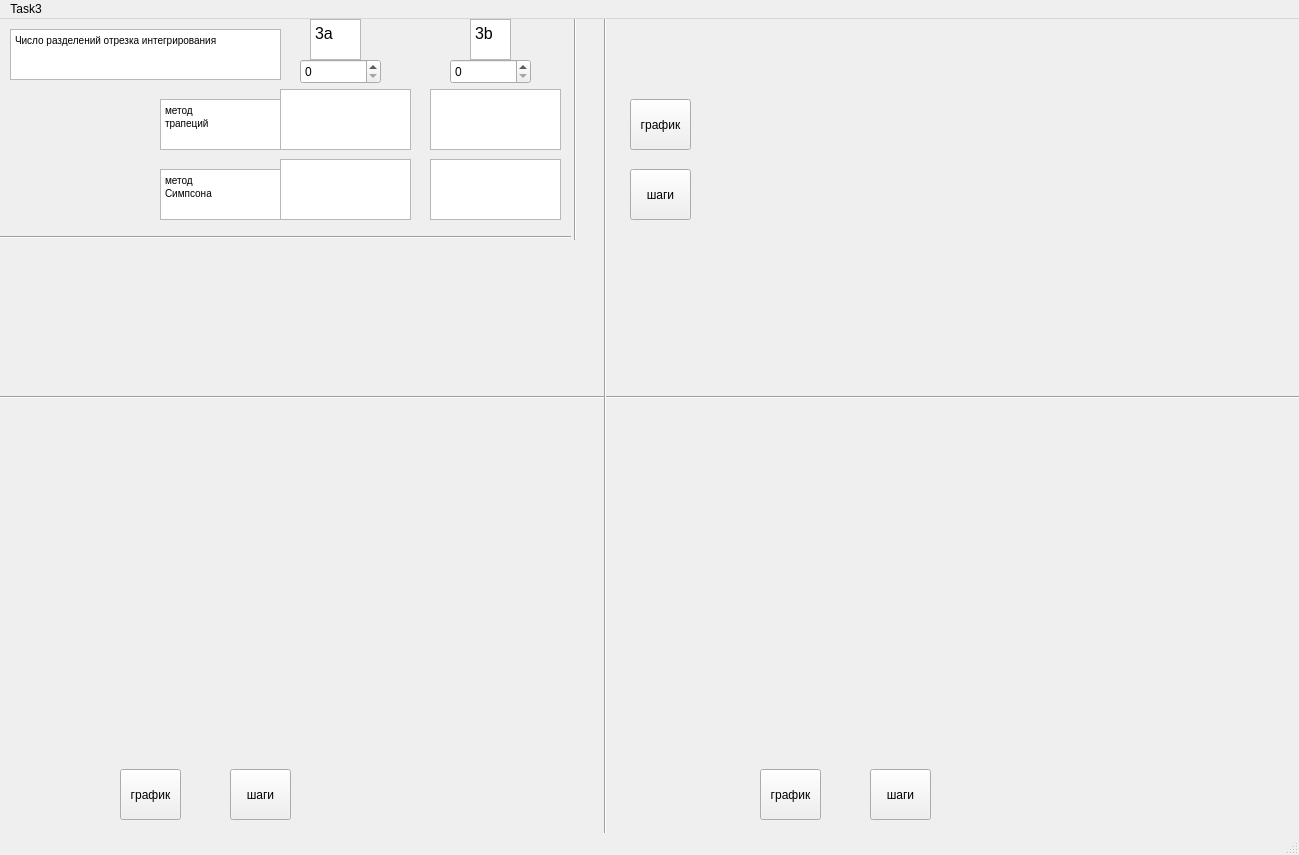
<?xml version="1.0" encoding="UTF-8"?>
<ui version="4.0">
 <class>Task3</class>
 <widget class="QMainWindow" name="Task3">
  <property name="geometry">
   <rect>
    <x>0</x>
    <y>0</y>
    <width>1299</width>
    <height>855</height>
   </rect>
  </property>
  <property name="windowTitle">
   <string>Task2</string>
  </property>
  <widget class="QWidget" name="centralwidget">
   <widget class="QTextEdit" name="textEdit_3">
    <property name="geometry">
     <rect>
      <x>10</x>
      <y>10</y>
      <width>271</width>
      <height>51</height>
     </rect>
    </property>
    <property name="html">
     <string>&lt;!DOCTYPE HTML PUBLIC &quot;-//W3C//DTD HTML 4.0//EN&quot; &quot;http://www.w3.org/TR/REC-html40/strict.dtd&quot;&gt;
&lt;html&gt;&lt;head&gt;&lt;meta name=&quot;qrichtext&quot; content=&quot;1&quot; /&gt;&lt;style type=&quot;text/css&quot;&gt;
p, li { white-space: pre-wrap; }
&lt;/style&gt;&lt;/head&gt;&lt;body style=&quot; font-family:'MS Shell Dlg 2'; font-size:7.8pt; font-weight:400; font-style:normal;&quot;&gt;
&lt;p style=&quot; margin-top:0px; margin-bottom:0px; margin-left:0px; margin-right:0px; -qt-block-indent:0; text-indent:0px;&quot;&gt;Число разделений отрезка интегрирования&lt;/p&gt;&lt;/body&gt;&lt;/html&gt;</string>
    </property>
   </widget>
   <widget class="QSpinBox" name="spinBox">
    <property name="geometry">
     <rect>
      <x>300</x>
      <y>40</y>
      <width>81</width>
      <height>25</height>
     </rect>
    </property>
   </widget>
   <widget class="QSpinBox" name="spinBox_2">
    <property name="geometry">
     <rect>
      <x>450</x>
      <y>40</y>
      <width>81</width>
      <height>25</height>
     </rect>
    </property>
   </widget>
   <widget class="QTextEdit" name="textEdit_4">
    <property name="geometry">
     <rect>
      <x>310</x>
      <y>0</y>
      <width>51</width>
      <height>41</height>
     </rect>
    </property>
    <property name="html">
     <string>&lt;!DOCTYPE HTML PUBLIC &quot;-//W3C//DTD HTML 4.0//EN&quot; &quot;http://www.w3.org/TR/REC-html40/strict.dtd&quot;&gt;
&lt;html&gt;&lt;head&gt;&lt;meta name=&quot;qrichtext&quot; content=&quot;1&quot; /&gt;&lt;style type=&quot;text/css&quot;&gt;
p, li { white-space: pre-wrap; }
&lt;/style&gt;&lt;/head&gt;&lt;body style=&quot; font-family:'MS Shell Dlg 2'; font-size:7.8pt; font-weight:400; font-style:normal;&quot;&gt;
&lt;p style=&quot; margin-top:0px; margin-bottom:0px; margin-left:0px; margin-right:0px; -qt-block-indent:0; text-indent:0px;&quot;&gt;&lt;span style=&quot; font-size:12pt;&quot;&gt;3a&lt;/span&gt;&lt;/p&gt;&lt;/body&gt;&lt;/html&gt;</string>
    </property>
   </widget>
   <widget class="QTextEdit" name="textEdit_5">
    <property name="geometry">
     <rect>
      <x>470</x>
      <y>0</y>
      <width>41</width>
      <height>41</height>
     </rect>
    </property>
    <property name="html">
     <string>&lt;!DOCTYPE HTML PUBLIC &quot;-//W3C//DTD HTML 4.0//EN&quot; &quot;http://www.w3.org/TR/REC-html40/strict.dtd&quot;&gt;
&lt;html&gt;&lt;head&gt;&lt;meta name=&quot;qrichtext&quot; content=&quot;1&quot; /&gt;&lt;style type=&quot;text/css&quot;&gt;
p, li { white-space: pre-wrap; }
&lt;/style&gt;&lt;/head&gt;&lt;body style=&quot; font-family:'MS Shell Dlg 2'; font-size:7.8pt; font-weight:400; font-style:normal;&quot;&gt;
&lt;p style=&quot; margin-top:0px; margin-bottom:0px; margin-left:0px; margin-right:0px; -qt-block-indent:0; text-indent:0px;&quot;&gt;&lt;span style=&quot; font-size:12pt;&quot;&gt;3b&lt;/span&gt;&lt;/p&gt;&lt;/body&gt;&lt;/html&gt;</string>
    </property>
   </widget>
   <widget class="QTextEdit" name="textEdit_6">
    <property name="geometry">
     <rect>
      <x>160</x>
      <y>80</y>
      <width>121</width>
      <height>51</height>
     </rect>
    </property>
    <property name="html">
     <string>&lt;!DOCTYPE HTML PUBLIC &quot;-//W3C//DTD HTML 4.0//EN&quot; &quot;http://www.w3.org/TR/REC-html40/strict.dtd&quot;&gt;
&lt;html&gt;&lt;head&gt;&lt;meta name=&quot;qrichtext&quot; content=&quot;1&quot; /&gt;&lt;style type=&quot;text/css&quot;&gt;
p, li { white-space: pre-wrap; }
&lt;/style&gt;&lt;/head&gt;&lt;body style=&quot; font-family:'MS Shell Dlg 2'; font-size:7.8pt; font-weight:400; font-style:normal;&quot;&gt;
&lt;p style=&quot; margin-top:0px; margin-bottom:0px; margin-left:0px; margin-right:0px; -qt-block-indent:0; text-indent:0px;&quot;&gt;метод &lt;/p&gt;
&lt;p style=&quot; margin-top:0px; margin-bottom:0px; margin-left:0px; margin-right:0px; -qt-block-indent:0; text-indent:0px;&quot;&gt;трапеций&lt;/p&gt;&lt;/body&gt;&lt;/html&gt;</string>
    </property>
   </widget>
   <widget class="QTextEdit" name="textEdit_7">
    <property name="geometry">
     <rect>
      <x>160</x>
      <y>150</y>
      <width>121</width>
      <height>51</height>
     </rect>
    </property>
    <property name="html">
     <string>&lt;!DOCTYPE HTML PUBLIC &quot;-//W3C//DTD HTML 4.0//EN&quot; &quot;http://www.w3.org/TR/REC-html40/strict.dtd&quot;&gt;
&lt;html&gt;&lt;head&gt;&lt;meta name=&quot;qrichtext&quot; content=&quot;1&quot; /&gt;&lt;style type=&quot;text/css&quot;&gt;
p, li { white-space: pre-wrap; }
&lt;/style&gt;&lt;/head&gt;&lt;body style=&quot; font-family:'MS Shell Dlg 2'; font-size:7.8pt; font-weight:400; font-style:normal;&quot;&gt;
&lt;p style=&quot; margin-top:0px; margin-bottom:0px; margin-left:0px; margin-right:0px; -qt-block-indent:0; text-indent:0px;&quot;&gt;метод &lt;/p&gt;
&lt;p style=&quot; margin-top:0px; margin-bottom:0px; margin-left:0px; margin-right:0px; -qt-block-indent:0; text-indent:0px;&quot;&gt;Симпсона&lt;/p&gt;&lt;/body&gt;&lt;/html&gt;</string>
    </property>
   </widget>
   <widget class="QPlainTextEdit" name="return_3aT">
    <property name="geometry">
     <rect>
      <x>280</x>
      <y>70</y>
      <width>131</width>
      <height>61</height>
     </rect>
    </property>
   </widget>
   <widget class="QPlainTextEdit" name="return_3aS">
    <property name="geometry">
     <rect>
      <x>280</x>
      <y>140</y>
      <width>131</width>
      <height>61</height>
     </rect>
    </property>
   </widget>
   <widget class="QPlainTextEdit" name="return_3bT">
    <property name="geometry">
     <rect>
      <x>430</x>
      <y>70</y>
      <width>131</width>
      <height>61</height>
     </rect>
    </property>
   </widget>
   <widget class="QPlainTextEdit" name="return_3bS">
    <property name="geometry">
     <rect>
      <x>430</x>
      <y>140</y>
      <width>131</width>
      <height>61</height>
     </rect>
    </property>
   </widget>
   <widget class="Line" name="line">
    <property name="geometry">
     <rect>
      <x>0</x>
      <y>210</y>
      <width>571</width>
      <height>16</height>
     </rect>
    </property>
    <property name="orientation">
     <enum>Qt::Horizontal</enum>
    </property>
   </widget>
   <widget class="Line" name="line_2">
    <property name="geometry">
     <rect>
      <x>560</x>
      <y>-10</y>
      <width>31</width>
      <height>231</height>
     </rect>
    </property>
    <property name="orientation">
     <enum>Qt::Vertical</enum>
    </property>
   </widget>
   <widget class="QCustomPlot" name="widget1" native="true">
    <property name="geometry">
     <rect>
      <x>10</x>
      <y>390</y>
      <width>571</width>
      <height>361</height>
     </rect>
    </property>
   </widget>
   <widget class="QCustomPlot" name="widget2" native="true">
    <property name="geometry">
     <rect>
      <x>710</x>
      <y>10</y>
      <width>571</width>
      <height>361</height>
     </rect>
    </property>
   </widget>
   <widget class="QCustomPlot" name="widget3" native="true">
    <property name="geometry">
     <rect>
      <x>710</x>
      <y>390</y>
      <width>571</width>
      <height>361</height>
     </rect>
    </property>
   </widget>
   <widget class="Line" name="line_3">
    <property name="geometry">
     <rect>
      <x>0</x>
      <y>370</y>
      <width>1311</width>
      <height>16</height>
     </rect>
    </property>
    <property name="orientation">
     <enum>Qt::Horizontal</enum>
    </property>
   </widget>
   <widget class="Line" name="line_4">
    <property name="geometry">
     <rect>
      <x>590</x>
      <y>-30</y>
      <width>31</width>
      <height>871</height>
     </rect>
    </property>
    <property name="orientation">
     <enum>Qt::Vertical</enum>
    </property>
   </widget>
   <widget class="QPushButton" name="but_gr_2">
    <property name="geometry">
     <rect>
      <x>630</x>
      <y>80</y>
      <width>61</width>
      <height>51</height>
     </rect>
    </property>
    <property name="text">
     <string>график</string>
    </property>
   </widget>
   <widget class="QPushButton" name="but_step_2">
    <property name="geometry">
     <rect>
      <x>630</x>
      <y>150</y>
      <width>61</width>
      <height>51</height>
     </rect>
    </property>
    <property name="text">
     <string>шаги</string>
    </property>
   </widget>
   <widget class="QPushButton" name="but_gr_1">
    <property name="geometry">
     <rect>
      <x>120</x>
      <y>750</y>
      <width>61</width>
      <height>51</height>
     </rect>
    </property>
    <property name="text">
     <string>график</string>
    </property>
   </widget>
   <widget class="QPushButton" name="but_step_1">
    <property name="geometry">
     <rect>
      <x>230</x>
      <y>750</y>
      <width>61</width>
      <height>51</height>
     </rect>
    </property>
    <property name="text">
     <string>шаги</string>
    </property>
   </widget>
   <widget class="QPushButton" name="but_step_3">
    <property name="geometry">
     <rect>
      <x>870</x>
      <y>750</y>
      <width>61</width>
      <height>51</height>
     </rect>
    </property>
    <property name="text">
     <string>шаги</string>
    </property>
   </widget>
   <widget class="QPushButton" name="but_gr_3">
    <property name="geometry">
     <rect>
      <x>760</x>
      <y>750</y>
      <width>61</width>
      <height>51</height>
     </rect>
    </property>
    <property name="text">
     <string>график</string>
    </property>
   </widget>
  </widget>
  <widget class="QMenuBar" name="menubar">
   <property name="geometry">
    <rect>
     <x>0</x>
     <y>0</y>
     <width>1299</width>
     <height>25</height>
    </rect>
   </property>
   <widget class="QMenu" name="menuTask3">
    <property name="title">
     <string>Task3</string>
    </property>
    <addaction name="actionTask3"/>
   </widget>
   <addaction name="menuTask3"/>
  </widget>
  <widget class="QStatusBar" name="statusbar"/>
  <action name="actionTask3">
   <property name="text">
    <string>Task3</string>
   </property>
  </action>
 </widget>
 <customwidgets>
  <customwidget>
   <class>QCustomPlot</class>
   <extends>QWidget</extends>
   <header location="global">qcustomplot.h</header>
   <container>1</container>
  </customwidget>
 </customwidgets>
 <resources/>
 <connections/>
</ui>
